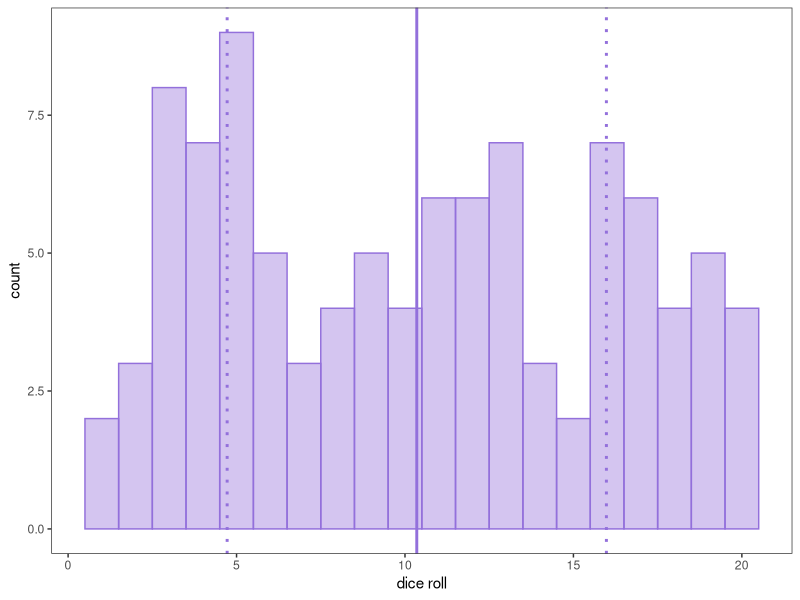

The R source for this figure:
## ---- chunk 1
#set rmarkdown options
knitr::opts_chunk$set(echo = TRUE, message = FALSE, warning = FALSE, fig.height = 5, fig.width = 8, attr.output='style="max-height: 200px;"') 

#load libraries
library(tidyverse)
## ---- chunk 2

#make vector of numbered die sides (1-20)
dice <- c(1:20)

#Monte Carlo simulation of 100 rolls of 20 sided die
sim <- sample(dice, size = 100, replace = TRUE)

#mean of simulated rolls
sim_mean <- mean(sim)

#standard deviation of simulated rolls
sim_sd <- sd(sim)
## ---- chunk 3
#plot frequency distribution of simulated rolls
ggplot(as.data.frame(sim), aes(x=sim)) + 
  geom_histogram(binwidth=1, color = "mediumpurple", fill = "mediumpurple", alpha = 0.4) +
  theme_bw() +
  theme(panel.grid.major = element_blank(), panel.grid.minor = element_blank()) +
  xlab("dice roll") +
  geom_vline(aes(xintercept=sim_mean),
            color="mediumpurple", linetype="solid", size=1) +
  geom_vline(aes(xintercept=sim_mean+sim_sd),
            color="mediumpurple", linetype="dotted", size=1) +
  geom_vline(aes(xintercept=sim_mean-sim_sd),
            color="mediumpurple", linetype="dotted", size=1)

## ---- chunk 4
#make vector of numbered dice sides (1-20)
dice <- c(1:20)

#set probability of rolling any one side on a fair-sided die
prob <- 1/length(dice)

#calculate mean of probability distribution
expected <- sum(dice*prob)

#calculate the variance
vnc <- sum(((dice-expected)^2)*prob)

#calculate standard deviation 
stdev <- sqrt(vnc)
## ---- chunk 5
#Monte Carlo simulation of 10,000 rolls of 20 sided die
sim2 <- sample(dice, size = 10000, replace = TRUE)

#mean of simulated rolls
sim2_mean <- mean(sim2)

#standard deviation of simulated rolls
sim2_sd <- sd(sim2)
